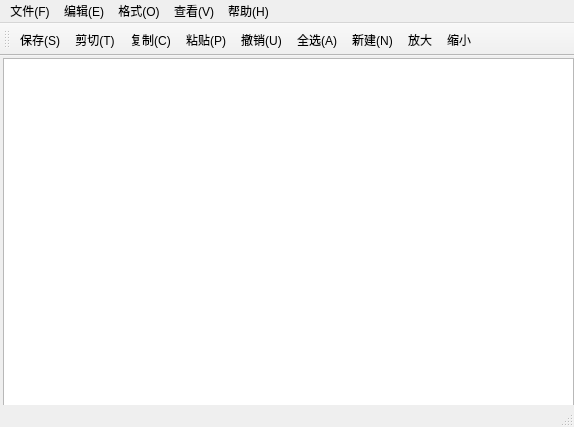
<?xml version="1.0" encoding="UTF-8"?>
<ui version="4.0">
 <class>MainWindow</class>
 <widget class="QMainWindow" name="MainWindow">
  <property name="geometry">
   <rect>
    <x>0</x>
    <y>0</y>
    <width>574</width>
    <height>427</height>
   </rect>
  </property>
  <property name="windowTitle">
   <string>MainWindow</string>
  </property>
  <widget class="QWidget" name="centralWidget">
   <widget class="QTextEdit" name="textEdit">
    <property name="geometry">
     <rect>
      <x>3</x>
      <y>2</y>
      <width>571</width>
      <height>361</height>
     </rect>
    </property>
   </widget>
  </widget>
  <widget class="QMenuBar" name="menuBar">
   <property name="geometry">
    <rect>
     <x>0</x>
     <y>0</y>
     <width>574</width>
     <height>23</height>
    </rect>
   </property>
   <widget class="QMenu" name="menu_F">
    <property name="title">
     <string>文件(F)</string>
    </property>
    <addaction name="action_N"/>
    <addaction name="action_O"/>
    <addaction name="action_S"/>
    <addaction name="action_A"/>
    <addaction name="separator"/>
    <addaction name="action_U"/>
    <addaction name="action_P"/>
   </widget>
   <widget class="QMenu" name="menu_E">
    <property name="title">
     <string>编辑(E)</string>
    </property>
    <addaction name="action_U_2"/>
    <addaction name="separator"/>
    <addaction name="action_T"/>
    <addaction name="action_C"/>
    <addaction name="action_P_2"/>
    <addaction name="action_L"/>
    <addaction name="separator"/>
    <addaction name="action_F"/>
    <addaction name="action_N_2"/>
    <addaction name="action_H"/>
    <addaction name="action_G"/>
    <addaction name="separator"/>
    <addaction name="action_A_2"/>
    <addaction name="action_D"/>
    <addaction name="action_5"/>
    <addaction name="action_6"/>
   </widget>
   <widget class="QMenu" name="menu_O">
    <property name="title">
     <string>格式(O)</string>
    </property>
    <addaction name="action_W"/>
    <addaction name="action_F_2"/>
   </widget>
   <widget class="QMenu" name="menu_V">
    <property name="title">
     <string>查看(V)</string>
    </property>
    <addaction name="action_S_2"/>
   </widget>
   <widget class="QMenu" name="menu_H">
    <property name="title">
     <string>帮助(H)</string>
    </property>
    <addaction name="action_H_2"/>
    <addaction name="action_A_3"/>
   </widget>
   <addaction name="menu_F"/>
   <addaction name="menu_E"/>
   <addaction name="menu_O"/>
   <addaction name="menu_V"/>
   <addaction name="menu_H"/>
  </widget>
  <widget class="QToolBar" name="mainToolBar">
   <attribute name="toolBarArea">
    <enum>TopToolBarArea</enum>
   </attribute>
   <attribute name="toolBarBreak">
    <bool>false</bool>
   </attribute>
   <addaction name="action_S"/>
   <addaction name="action_T"/>
   <addaction name="action_C"/>
   <addaction name="action_P_2"/>
   <addaction name="action_U_2"/>
   <addaction name="action_A_2"/>
   <addaction name="action_N"/>
   <addaction name="action_5"/>
   <addaction name="action_6"/>
  </widget>
  <widget class="QStatusBar" name="statusBar"/>
  <action name="action_N">
   <property name="icon">
    <iconset resource="res.qrc">
     <normaloff>:/myimages/plus30.png</normaloff>
     <normalon>:/myimages/lamp1.png</normalon>:/myimages/plus30.png</iconset>
   </property>
   <property name="text">
    <string>新建(N)</string>
   </property>
   <property name="shortcut">
    <string>Ctrl+N</string>
   </property>
  </action>
  <action name="action_O">
   <property name="icon">
    <iconset resource="res.qrc">
     <normaloff>:/myimages/youtube.png</normaloff>:/myimages/youtube.png</iconset>
   </property>
   <property name="text">
    <string>打开(O)</string>
   </property>
   <property name="shortcut">
    <string>Ctrl+O</string>
   </property>
  </action>
  <action name="action_S">
   <property name="icon">
    <iconset resource="res.qrc">
     <normaloff>:/myimages/floppy13.png</normaloff>:/myimages/floppy13.png</iconset>
   </property>
   <property name="text">
    <string>保存(S)</string>
   </property>
   <property name="shortcut">
    <string>Ctrl+S</string>
   </property>
  </action>
  <action name="action_A">
   <property name="text">
    <string>另存为(A)</string>
   </property>
  </action>
  <action name="action_U">
   <property name="text">
    <string>页面设置(U)</string>
   </property>
  </action>
  <action name="action_P">
   <property name="text">
    <string>打印(P)</string>
   </property>
   <property name="shortcut">
    <string>Ctrl+P</string>
   </property>
  </action>
  <action name="action_U_2">
   <property name="icon">
    <iconset resource="res.qrc">
     <normaloff>:/myimages/undo12.png</normaloff>:/myimages/undo12.png</iconset>
   </property>
   <property name="text">
    <string>撤销(U)</string>
   </property>
   <property name="shortcut">
    <string>Ctrl+Z</string>
   </property>
  </action>
  <action name="action_T">
   <property name="icon">
    <iconset resource="res.qrc">
     <normaloff>:/myimages/cut20.png</normaloff>:/myimages/cut20.png</iconset>
   </property>
   <property name="text">
    <string>剪切(T)</string>
   </property>
   <property name="shortcut">
    <string>Ctrl+X</string>
   </property>
  </action>
  <action name="action_C">
   <property name="icon">
    <iconset resource="res.qrc">
     <normaloff>:/myimages/copy12.png</normaloff>:/myimages/copy12.png</iconset>
   </property>
   <property name="text">
    <string>复制(C)</string>
   </property>
   <property name="shortcut">
    <string>Ctrl+C</string>
   </property>
  </action>
  <action name="action_P_2">
   <property name="icon">
    <iconset resource="res.qrc">
     <normaloff>:/myimages/font-399.png</normaloff>:/myimages/font-399.png</iconset>
   </property>
   <property name="text">
    <string>粘贴(P)</string>
   </property>
   <property name="shortcut">
    <string>Ctrl+V</string>
   </property>
  </action>
  <action name="action_L">
   <property name="text">
    <string>删除(L)</string>
   </property>
   <property name="shortcut">
    <string>Del</string>
   </property>
  </action>
  <action name="action_F">
   <property name="text">
    <string>查找(F)</string>
   </property>
   <property name="shortcut">
    <string>Ctrl+F</string>
   </property>
  </action>
  <action name="action_N_2">
   <property name="text">
    <string>查找下一个(N)</string>
   </property>
   <property name="shortcut">
    <string>F3</string>
   </property>
  </action>
  <action name="action_H">
   <property name="text">
    <string>替换(H)</string>
   </property>
   <property name="shortcut">
    <string>Ctrl+H</string>
   </property>
  </action>
  <action name="action_G">
   <property name="text">
    <string>转到(G)</string>
   </property>
   <property name="shortcut">
    <string>Ctrl+G</string>
   </property>
  </action>
  <action name="action_A_2">
   <property name="icon">
    <iconset resource="res.qrc">
     <normaloff>:/myimages/checked_checkbox.png</normaloff>:/myimages/checked_checkbox.png</iconset>
   </property>
   <property name="text">
    <string>全选(A)</string>
   </property>
   <property name="shortcut">
    <string>Ctrl+A</string>
   </property>
  </action>
  <action name="action_D">
   <property name="text">
    <string>时间/日期(D)</string>
   </property>
   <property name="shortcut">
    <string>F5</string>
   </property>
  </action>
  <action name="action_W">
   <property name="text">
    <string>自动换行(W)</string>
   </property>
  </action>
  <action name="action_F_2">
   <property name="text">
    <string>字体(F)</string>
   </property>
  </action>
  <action name="action_S_2">
   <property name="text">
    <string>状态栏(S)</string>
   </property>
  </action>
  <action name="action_H_2">
   <property name="text">
    <string>查看帮助(H)</string>
   </property>
  </action>
  <action name="action_A_3">
   <property name="icon">
    <iconset>
     <normalon>:/myimages/rose.png</normalon>
    </iconset>
   </property>
   <property name="text">
    <string>关于记事本(A)</string>
   </property>
  </action>
  <action name="action_5">
   <property name="icon">
    <iconset resource="res.qrc">
     <normaloff>:/myimages/magnifying39.png</normaloff>:/myimages/magnifying39.png</iconset>
   </property>
   <property name="text">
    <string>放大</string>
   </property>
   <property name="shortcut">
    <string>Ctrl+Up</string>
   </property>
  </action>
  <action name="action_6">
   <property name="icon">
    <iconset resource="res.qrc">
     <normaloff>:/myimages/zoom29.png</normaloff>:/myimages/zoom29.png</iconset>
   </property>
   <property name="text">
    <string>缩小</string>
   </property>
   <property name="shortcut">
    <string>Ctrl+Down</string>
   </property>
  </action>
 </widget>
 <layoutdefault spacing="6" margin="11"/>
 <resources>
  <include location="res.qrc"/>
 </resources>
 <connections>
  <connection>
   <sender>action_C</sender>
   <signal>triggered()</signal>
   <receiver>textEdit</receiver>
   <slot>copy()</slot>
   <hints>
    <hint type="sourcelabel">
     <x>-1</x>
     <y>-1</y>
    </hint>
    <hint type="destinationlabel">
     <x>288</x>
     <y>217</y>
    </hint>
   </hints>
  </connection>
  <connection>
   <sender>action_P_2</sender>
   <signal>triggered()</signal>
   <receiver>textEdit</receiver>
   <slot>paste()</slot>
   <hints>
    <hint type="sourcelabel">
     <x>-1</x>
     <y>-1</y>
    </hint>
    <hint type="destinationlabel">
     <x>288</x>
     <y>217</y>
    </hint>
   </hints>
  </connection>
  <connection>
   <sender>action_T</sender>
   <signal>triggered()</signal>
   <receiver>textEdit</receiver>
   <slot>cut()</slot>
   <hints>
    <hint type="sourcelabel">
     <x>-1</x>
     <y>-1</y>
    </hint>
    <hint type="destinationlabel">
     <x>288</x>
     <y>217</y>
    </hint>
   </hints>
  </connection>
  <connection>
   <sender>action_A_2</sender>
   <signal>triggered()</signal>
   <receiver>textEdit</receiver>
   <slot>selectAll()</slot>
   <hints>
    <hint type="sourcelabel">
     <x>-1</x>
     <y>-1</y>
    </hint>
    <hint type="destinationlabel">
     <x>288</x>
     <y>217</y>
    </hint>
   </hints>
  </connection>
  <connection>
   <sender>action_U_2</sender>
   <signal>triggered()</signal>
   <receiver>textEdit</receiver>
   <slot>undo()</slot>
   <hints>
    <hint type="sourcelabel">
     <x>-1</x>
     <y>-1</y>
    </hint>
    <hint type="destinationlabel">
     <x>288</x>
     <y>217</y>
    </hint>
   </hints>
  </connection>
  <connection>
   <sender>action_N</sender>
   <signal>triggered()</signal>
   <receiver>textEdit</receiver>
   <slot>clear()</slot>
   <hints>
    <hint type="sourcelabel">
     <x>-1</x>
     <y>-1</y>
    </hint>
    <hint type="destinationlabel">
     <x>288</x>
     <y>239</y>
    </hint>
   </hints>
  </connection>
  <connection>
   <sender>action_6</sender>
   <signal>triggered()</signal>
   <receiver>textEdit</receiver>
   <slot>zoomOut()</slot>
   <hints>
    <hint type="sourcelabel">
     <x>-1</x>
     <y>-1</y>
    </hint>
    <hint type="destinationlabel">
     <x>288</x>
     <y>239</y>
    </hint>
   </hints>
  </connection>
  <connection>
   <sender>action_5</sender>
   <signal>triggered()</signal>
   <receiver>textEdit</receiver>
   <slot>zoomIn()</slot>
   <hints>
    <hint type="sourcelabel">
     <x>-1</x>
     <y>-1</y>
    </hint>
    <hint type="destinationlabel">
     <x>288</x>
     <y>239</y>
    </hint>
   </hints>
  </connection>
 </connections>
</ui>
